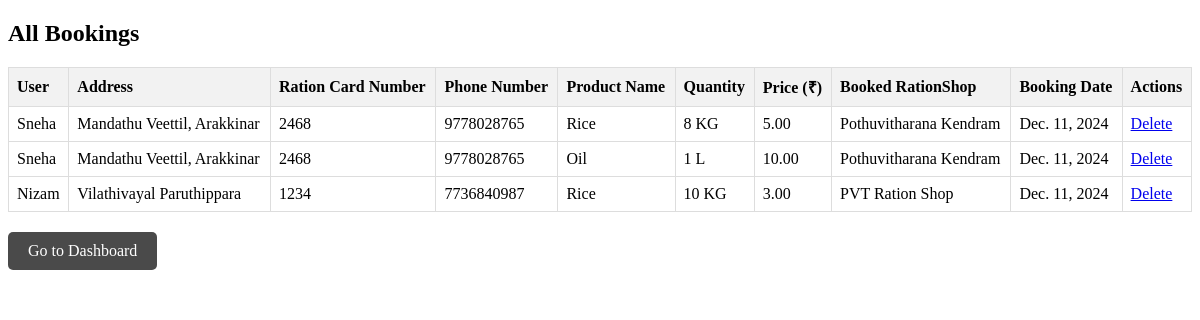
/orders/, run on an earlier commit of the app's database.
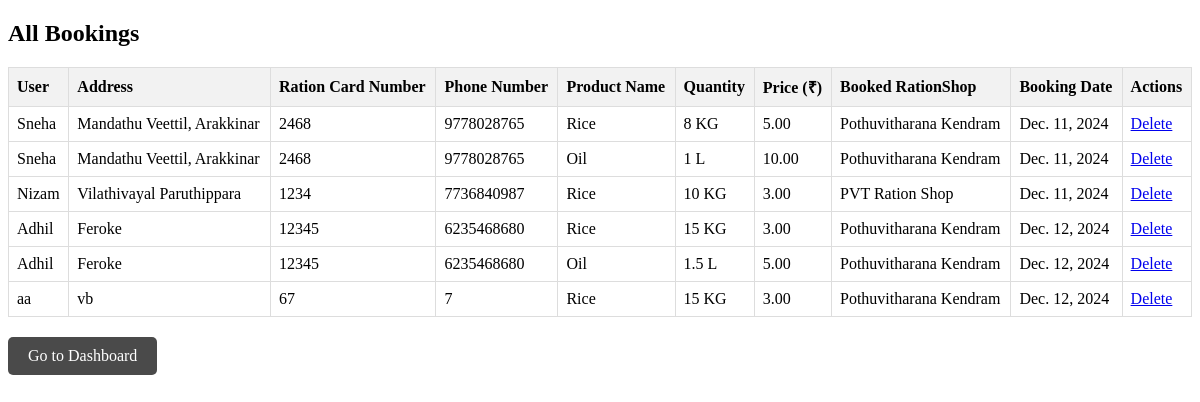
And on a later commit of the database.
### ration_app/models.py (models this page shows, shortened)
class Booking(models.Model):
    user = models.ForeignKey(settings.AUTH_USER_MODEL, on_delete=models.CASCADE)
    products = models.ManyToManyField(Product)
    address = models.TextField()
    ration_card_number = models.CharField(max_length=50)
    ration_card_image = models.ImageField(upload_to='ration_cards/', default='ration_cards/default.jpg')
    phone_number = models.CharField(max_length=15)
    booking_date = models.DateField()
    ration_shop = models.ForeignKey(ShopOwnerDetails, on_delete=models.SET_NULL, null=True, blank=True)
    payment_status = models.BooleanField(default=False)

class CustomUser(AbstractUser):
    ROLE_CHOICES = [
        ('shop_owner', 'Shop Owner'),
        ('user', 'User'),
    ]
    role = models.CharField(max_length=20, choices=ROLE_CHOICES, default='user')

class Product(models.Model):
    shop_owner = models.ForeignKey(ShopOwnerDetails, on_delete=models.CASCADE, default=1)
    name = models.CharField(max_length=100)
    category = models.CharField(max_length=3, choices=CATEGORY_CHOICES)
    quantity = models.CharField(max_length=100)
    price = models.DecimalField(max_digits=10, decimal_places=2)
    availability = models.BooleanField(default=True)

class ShopOwnerDetails(models.Model):
    user = models.OneToOneField(settings.AUTH_USER_MODEL, on_delete=models.CASCADE)
    first_name = models.CharField(max_length=50)
    last_name = models.CharField(max_length=50)
    email = models.EmailField()
    phone_number = models.CharField(max_length=15)
    aadhar_image = models.ImageField(upload_to='aadhar_images/')
    shop_name = models.CharField(max_length=100)
    shop_address = models.TextField()
    shop_license_number = models.CharField(max_length=50)
    license_image = models.ImageField(upload_to='license_images/')
    status = models.CharField(max_length=20, default='pending')
    def __str__(self):
        return self.shop_name

### ration_app/views.py (the view)
# urls.py: path('orders/', views.order_list, name='order_list'),
def order_list(request):
    bookings = Booking.objects.all().select_related('user').prefetch_related('products')
    return render(request, 'order_list.html', {'bookings': bookings})

### templates/order_list.html (shortened to what this page needs)
<!DOCTYPE html>
<html lang="en">
<head>
</head>
<body>
    <h2>All Bookings</h2>
    <table>
        <thead>
            <tr>
                <th>User</th>
                <th>Address</th>
                <th>Ration Card Number</th>
                <th>Phone Number</th>
                <th>Product Name</th>
                <th>Quantity</th>
                <th>Price (₹)</th>
                <th>Booked RationShop</th>
                <th>Booking Date</th>
                <th>Actions</th>
            </tr>
        </thead>
        <tbody>
            {% for booking in bookings %}
                {% for product in booking.products.all %}
                <tr>
                    <td>{{ booking.user.username }}</td>
                    <td>{{ booking.address }}</td>
                    <td>{{ booking.ration_card_number }}</td>
                    <td>{{ booking.phone_number }}</td>
                    <td>{{ product.name }}</td>
                    <td>{{ product.quantity }}</td>
                    <td>{{ product.price }}</td>
                    <td>{{ booking.ration_shop }}</td>
                    <td>{{ booking.booking_date }}</td>
                    <td>
                        <a href="{% url 'delete_booking' booking.id %}" class="btn-delete" onclick="return confirm('Are you sure you want to delete this booking?');">Delete</a>
                    </td>
                </tr>
                {% endfor %}
            {% empty %}
            <tr>
                <td colspan="5">No bookings found.</td>
            </tr>
            {% endfor %}
        </tbody>
    </table>
    <a href="{% url 'admin_dashboard' %}" class="dashboard-btn">Go to Dashboard</a>
</body>
</html>

What changed in the data, as far as the page shows it:
added Booking: user.username "Adhil", address "Feroke", ration_card_number "12345", phone_number "6235468680", ration_shop "Pothuvitharana Kendram", booking_date "Dec. 12, 2024"
now on this page (row unchanged): Product: name "Rice", quantity "15 KG", price "3.00"
now on this page (row unchanged): Product: name "Oil", quantity "1.5 L", price "5.00"
added Booking: user.username "aa", address "vb", ration_card_number "67", phone_number "7", ration_shop "Pothuvitharana Kendram", booking_date "Dec. 12, 2024"
